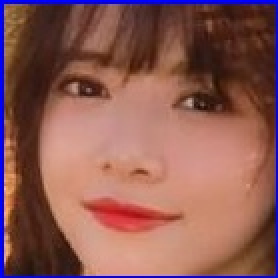
#> input picture Opencv/特征检测/0.jpg, 139 x 139 px (shown 2 times larger)
$ python '特征匹配.py'
#> lines starting #> are read from the running program, lines starting #| are printed output that depends on the picture
# [45 lines of commented-out code are left out]
import numpy as np
import cv2 as cv
from matplotlib import pyplot as plt
img1 = cv.imread('0.jpg',0)          # queryImage
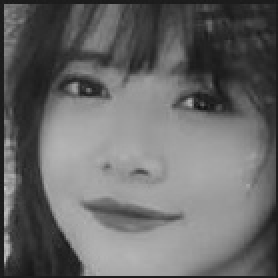
#> img1: shape (139, 139) (shown 2 times larger); min 15, max 198, mean 104.2
img2 = cv.imread('BG.jpg',0) # trainImage
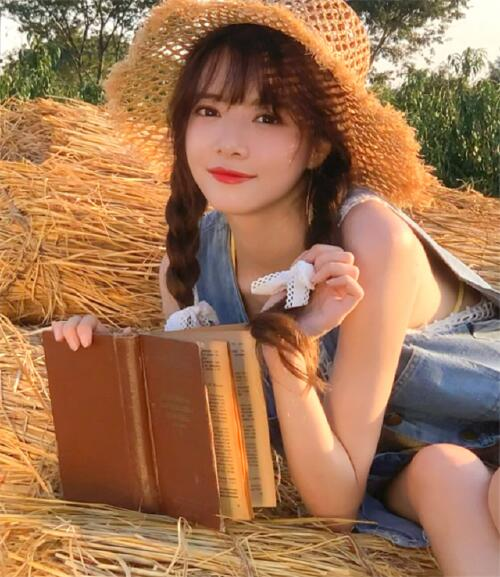
#> input picture Opencv/特征检测/BG.jpg, 500 x 577 px
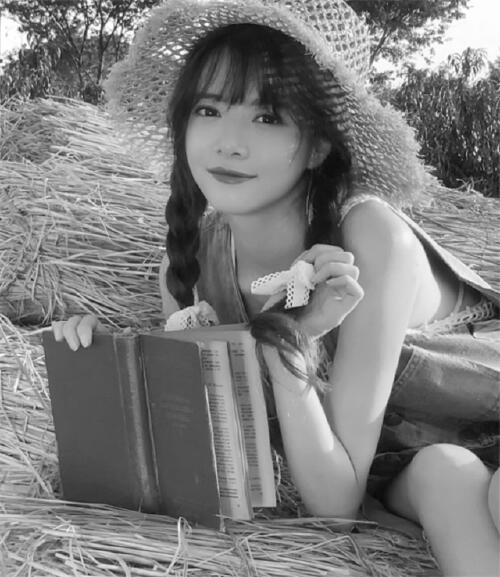
#> img2: shape (577, 500); min 7, max 255, mean 126.1
# Initiate SIFT detector
sift = cv.xfeatures2d.SIFT_create()
# find the keypoints and descriptors with SIFT
kp1, des1 = sift.detectAndCompute(img1,None)
#> kp1 = 89 keypoints; strongest (x, y, size): (3, 126, 2.3), (3, 118, 2), (95, 51, 2.6), (3, 71, 2.5)
kp2, des2 = sift.detectAndCompute(img2,None)
#> kp2 = 3535 keypoints; strongest (x, y, size): (45, 40, 3.2), (79, 5, 2.3), (207, 24, 2.5), (476, 149, 2.6)
# FLANN parameters
FLANN_INDEX_KDTREE = 1
index_params = dict(algorithm = FLANN_INDEX_KDTREE, trees = 5)
search_params = dict(checks=50)   # or pass empty dictionary
flann = cv.FlannBasedMatcher(index_params,search_params)
matches = flann.knnMatch(des1,des2,k=2)
#> matches = 89 matches
# Need to draw only good matches, so create a mask
matchesMask = [[0,0] for i in range(len(matches))]
#> matchesMask = 89 pairs, first value 0 to 0, second value 0 to 0
# ratio test as per Lowe's paper
for i,(m,n) in enumerate(matches):
    if m.distance < 0.7*n.distance:
        matchesMask[i]=[1,0]
#> this loop made 89 passes
#> after the loop, matchesMask = 89 pairs, first value 0 to 1, second value 0 to 0
draw_params = dict(matchColor = (0,255,0),
                   singlePointColor = (255,0,0),
                   matchesMask = matchesMask,
                   flags = 0)
#> draw_params = 4 items
img3 = cv.drawMatchesKnn(img1,kp1,img2,kp2,matches,None,**draw_params)
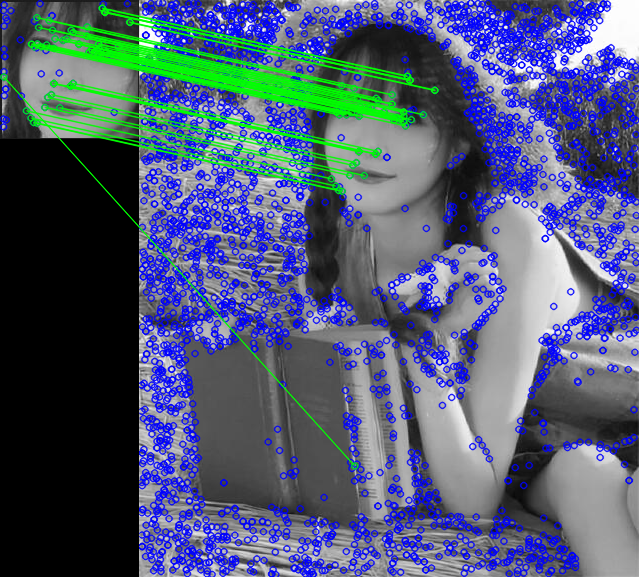
#> img3: shape (577, 639, 3); mean of channels 0, 1, 2 117.3, 89.8, 78.4; drawn as B, G, R
plt.imshow(img3,),plt.show()
